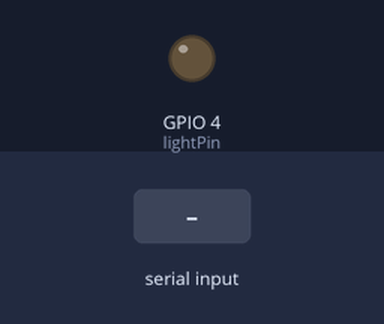
Simulated run of this program. Board: ESP32-S3. Parts: output pins drawn as LEDs (lit = HIGH). The inputs (shaded band) are chosen by the test bench.

Above: at 1.2 s.
1.3 s: "A" received over Serial
At 2.5 s:
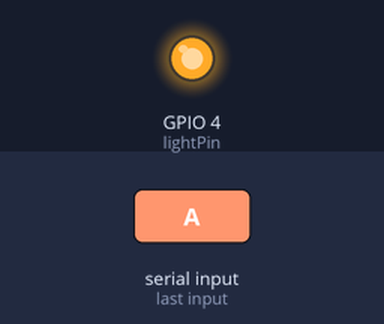
2.8 s: "1" received over Serial
At 3.8 s:
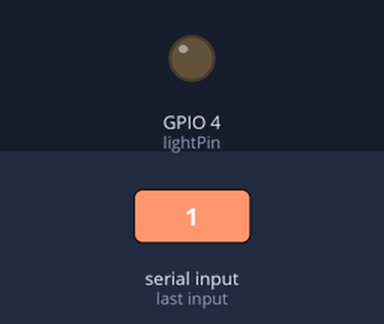
Timing chart, 0 to 5.8 s (numbered marks = the images above; inputs shaded):
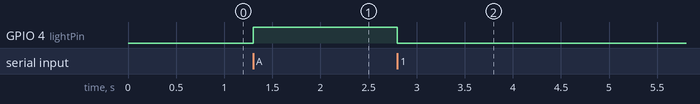

Measured:
- after the input at 1.3 s, GPIO 4 (lightPin): LOW → HIGH at once
- after the input at 2.8 s, GPIO 4 (lightPin): HIGH → LOW at once

The program:

main.cpp
```cpp
#include <Arduino.h>

int inByte = 0;
int lightPin = 4;

void setup() {
  Serial.begin(9600);
  pinMode(lightPin, OUTPUT);
}

void loop() {
  if (Serial.available()) {
    inByte = Serial.read();

    if(inByte == 'A') {
      digitalWrite(lightPin, HIGH);
    } else {
      digitalWrite(lightPin, LOW);
    }
  }
}
```
